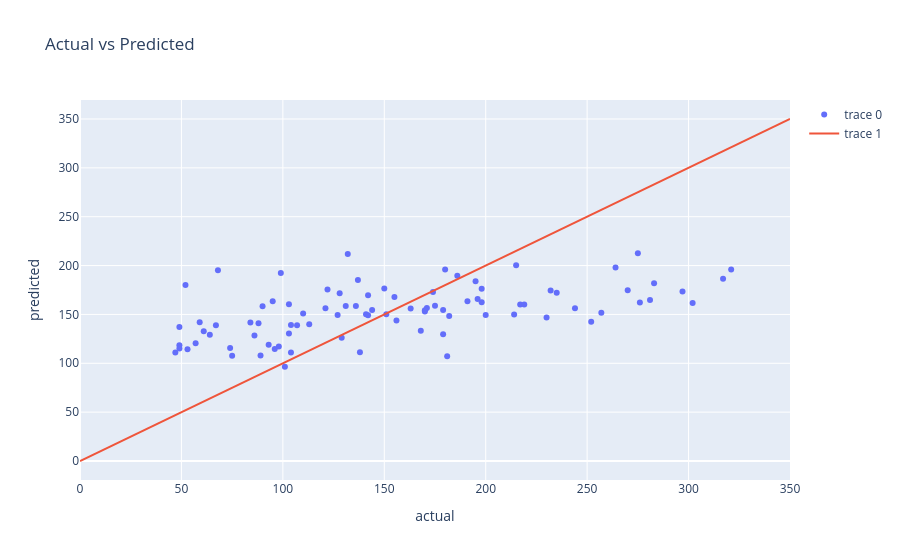

The notebook cell this image was saved under:
### Code cell
import plotly.graph_objs as go 
fig = go.Figure()
fig.add_trace(go.Scatter(x=y_test["target"],y=y_pred.flatten(),mode='markers'))
fig.add_trace(go.Scatter(x=[0,350],y=[0,350],mode='lines'))
fig.update_layout(title="Actual vs Predicted",xaxis_title = "actual",yaxis_title="predicted")
fig.show()
